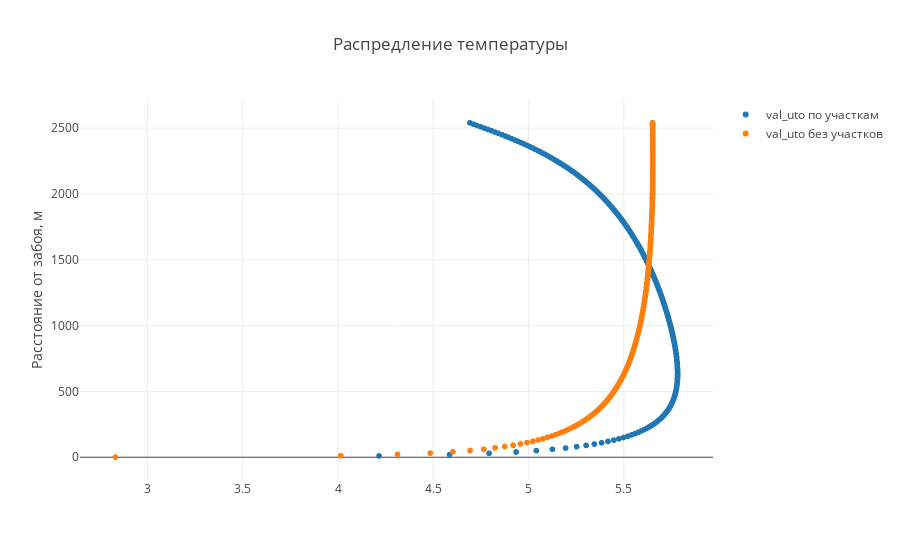

Here is the notebook cell this chart was saved with:
### Code cell
trace2 = go.Scattergl(
    x = temp_data_with_step.get_values(50),
    y = temp_data_with_step.distance_list,
    name = temp_data_with_step.get_name(50) + ' по участкам',
    mode = 'markers'
)

trace3 = go.Scattergl(
    x = temp_data.get_values(50),
    y = temp_data.distance_list,
    name = temp_data_with_step.get_name(50) + ' без участков',
    mode = 'markers'
)


data = [ trace2, trace3]

plot()

### Figure 1 — Plotly figure (JSON) as saved in the notebook; plotly's stock layout.template omitted (floating-point values rounded to 4 significant figures; data arrays with more than 128 entries replaced by an {"elided": "..."} marker saying what was removed)
{"data": [{"mode": "markers", "name": "val_uto по участкам", "type": "scattergl", "uid": "c0fdabac-158b-4f4f-97b3-26b86c331704", "x": {"elided": "255 float values"}, "y": {"elided": "255 int values"}}, {"mode": "markers", "name": "val_uto без участков", "type": "scattergl", "uid": "d734ec80-f28c-4e6f-ba49-7ef2763ab42e", "x": {"elided": "255 float values"}, "y": {"elided": "255 int values"}}], "layout": {"title": {"text": "Распредление температуры"}, "yaxis": {"title": {"text": "Расстояние от забоя, м"}}}}
